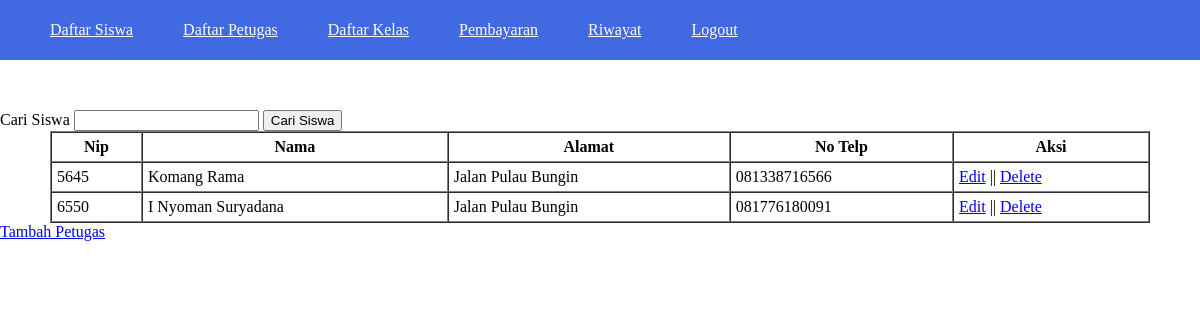
/public/petugas/viewpetugas.php (signed in), run on the app's committed database.
### tables this page shows
CREATE TABLE `tb_petugas` (
  `nip` int(4) NOT NULL,
  `nama` varchar(50) NOT NULL,
  `alamat` varchar(50) NOT NULL,
  `notelp` varchar(20) NOT NULL,
  `level` varchar(10) NOT NULL,
  `password` varchar(255) NOT NULL
);

### public/functions.php (called while the page is built, shortened)
<?php
$host = "localhost";
$user = "root";
$password = "";
$db = "spp";
$conn = mysqli_connect($host, $user, $password, $db);
function query($query)
{
    global $conn;
    $result = mysqli_query($conn, $query);
    $datas = [];
    while ($data = mysqli_fetch_assoc($result)) {
        $datas[] = $data;
    }
    return $datas;
}

### public/petugas/viewpetugas.php (the view, shortened to what this page needs)
<?php
include '../views/templates/header.php';
$dataPetugas = query("SELECT * FROM tb_petugas");
?>
<body>
<form action="" method="post">
        <label for='keyword'>Cari Siswa</label>
        <input type='text' id='keyword' name='keyword'>
        <button type="submit" name="cariSiswa">Cari Siswa</button>
    </form>
    <table border="1" cellspacing="0" cellpadding="5">
        <tr>
            <th>Nip</th>
            <th>Nama</th>
            <th>Alamat</th>
            <th>No Telp</th>
            <th>Aksi</th>
        </tr>
        <tr>
            <?php foreach(  $dataPetugas as $petugas ) : ?>
                <td><?= $petugas['nip']; ?></td>
                <td><?= $petugas['nama']; ?></td>
                <td><?= $petugas['alamat']; ?></td>
                <td><?= $petugas['notelp']; ?></td>
                <td>
                    <a href="updatepetugas.php?nip=<?= $petugas['nip']; ?>">Edit</a> ||
                    <a href="deletepetugas.php?nip=<?= $petugas['nip']; ?>">Delete</a>
                </td>
            </tr>
            <?php endforeach; ?>
    </table>
    <a href="tambahpetugas.php">Tambah Petugas</a>
<?php
include '../views/templates/footer.php'
?>

### public/views/templates/header.php (style rules this page uses)
body { margin: 0; display: flex; flex-direction: column; }
table { margin: 0 50px; }

### data on the page
tb_petugas: nip "5645", nama "Komang Rama", alamat "Jalan Pulau Bungin", notelp "081338716566"
tb_petugas: nip "6550", nama "I Nyoman Suryadana", alamat "Jalan Pulau Bungin", notelp "081776180091"
